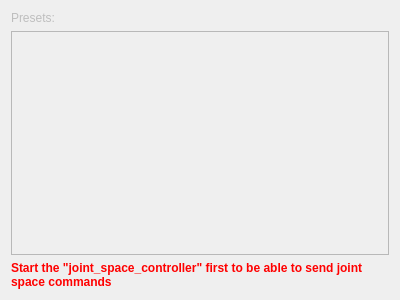
<?xml version="1.0" encoding="UTF-8"?>
<ui version="4.0">
 <class>position_setpoint</class>
 <widget class="QWidget" name="position_setpoint">
  <property name="enabled">
   <bool>false</bool>
  </property>
  <property name="geometry">
   <rect>
    <x>0</x>
    <y>0</y>
    <width>400</width>
    <height>300</height>
   </rect>
  </property>
  <property name="windowTitle">
   <string>Position setpoint</string>
  </property>
  <layout class="QGridLayout" name="gridLayout">
   <item row="1" column="0">
    <widget class="QListView" name="preset_view">
     <property name="font">
      <font>
       <weight>75</weight>
       <bold>true</bold>
      </font>
     </property>
     <property name="alternatingRowColors">
      <bool>true</bool>
     </property>
     <property name="selectionMode">
      <enum>QAbstractItemView::NoSelection</enum>
     </property>
     <property name="resizeMode">
      <enum>QListView::Adjust</enum>
     </property>
     <property name="uniformItemSizes">
      <bool>true</bool>
     </property>
    </widget>
   </item>
   <item row="0" column="0">
    <widget class="QLabel" name="label">
     <property name="font">
      <font>
       <weight>50</weight>
       <bold>false</bold>
      </font>
     </property>
     <property name="text">
      <string>Presets:</string>
     </property>
    </widget>
   </item>
   <item row="2" column="0">
    <widget class="QLabel" name="controller_missing">
     <property name="font">
      <font>
       <weight>75</weight>
       <bold>true</bold>
      </font>
     </property>
     <property name="styleSheet">
      <string notr="true">color: red</string>
     </property>
     <property name="text">
      <string>&lt;html&gt;&lt;head/&gt;&lt;body&gt;&lt;p&gt;Start the &amp;quot;joint_space_controller&amp;quot; first to be able to send joint space commands&lt;/p&gt;&lt;/body&gt;&lt;/html&gt;</string>
     </property>
     <property name="wordWrap">
      <bool>true</bool>
     </property>
    </widget>
   </item>
  </layout>
 </widget>
 <resources/>
 <connections/>
</ui>
